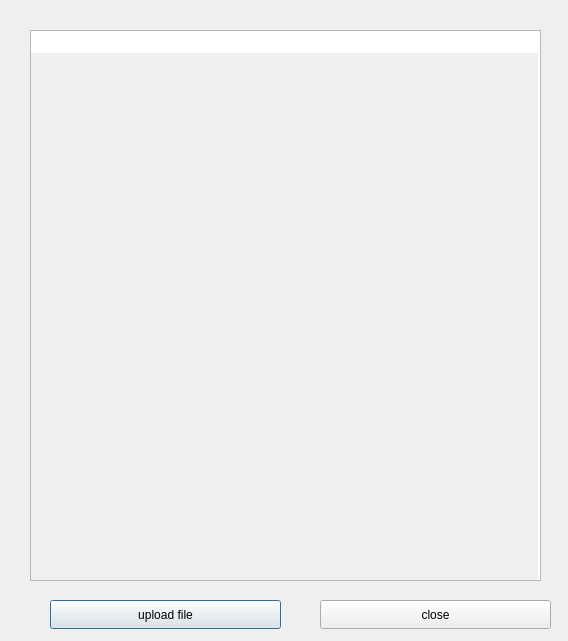
<?xml version="1.0" encoding="UTF-8"?>
<ui version="4.0">
 <class>oopsteach</class>
 <widget class="QDialog" name="oopsteach">
  <property name="geometry">
   <rect>
    <x>0</x>
    <y>0</y>
    <width>568</width>
    <height>641</height>
   </rect>
  </property>
  <property name="windowTitle">
   <string>Dialog</string>
  </property>
  <widget class="QPlainTextEdit" name="plainTextEdit">
   <property name="geometry">
    <rect>
     <x>30</x>
     <y>30</y>
     <width>511</width>
     <height>551</height>
    </rect>
   </property>
   <property name="readOnly">
    <bool>false</bool>
   </property>
   <property name="overwriteMode">
    <bool>true</bool>
   </property>
   <property name="backgroundVisible">
    <bool>true</bool>
   </property>
   <property name="centerOnScroll">
    <bool>true</bool>
   </property>
  </widget>
  <widget class="QPushButton" name="save">
   <property name="geometry">
    <rect>
     <x>50</x>
     <y>600</y>
     <width>231</width>
     <height>29</height>
    </rect>
   </property>
   <property name="text">
    <string>upload file</string>
   </property>
  </widget>
  <widget class="QLabel" name="label">
   <property name="geometry">
    <rect>
     <x>0</x>
     <y>0</y>
     <width>671</width>
     <height>781</height>
    </rect>
   </property>
   <property name="text">
    <string/>
   </property>
   <property name="pixmap">
    <pixmap>../../Pictures/Screenshots/Screenshot 2024-04-01 232327.png</pixmap>
   </property>
   <property name="scaledContents">
    <bool>true</bool>
   </property>
  </widget>
  <widget class="QPushButton" name="close">
   <property name="geometry">
    <rect>
     <x>320</x>
     <y>600</y>
     <width>231</width>
     <height>29</height>
    </rect>
   </property>
   <property name="text">
    <string>close</string>
   </property>
  </widget>
  <zorder>label</zorder>
  <zorder>plainTextEdit</zorder>
  <zorder>save</zorder>
  <zorder>close</zorder>
 </widget>
 <resources/>
 <connections/>
</ui>
